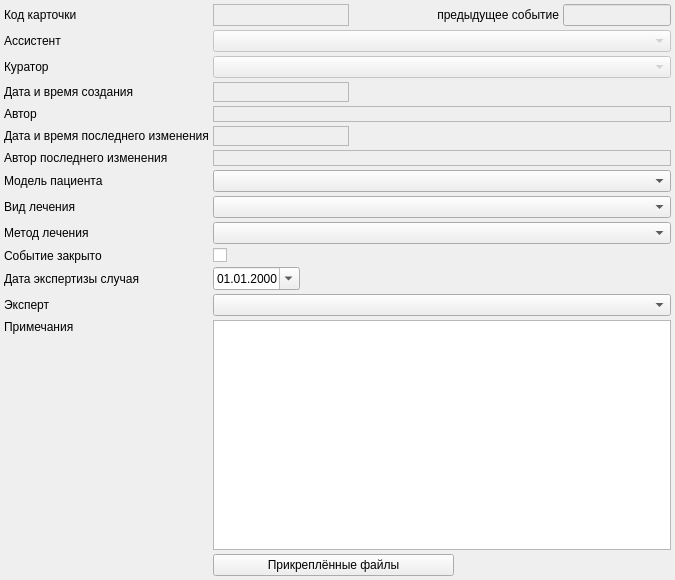
<?xml version="1.0" encoding="UTF-8"?>
<ui version="4.0">
 <class>EventVoucherNotesPageWidget</class>
 <widget class="QWidget" name="EventVoucherNotesPageWidget">
  <property name="geometry">
   <rect>
    <x>0</x>
    <y>0</y>
    <width>675</width>
    <height>580</height>
   </rect>
  </property>
  <property name="windowTitle">
   <string>Form</string>
  </property>
  <layout class="QVBoxLayout" name="verticalLayout">
   <property name="spacing">
    <number>0</number>
   </property>
   <property name="margin">
    <number>0</number>
   </property>
   <item>
    <widget class="QScrollArea" name="scrEventNotesPage">
     <property name="frameShape">
      <enum>QFrame::NoFrame</enum>
     </property>
     <property name="lineWidth">
      <number>0</number>
     </property>
     <property name="horizontalScrollBarPolicy">
      <enum>Qt::ScrollBarAsNeeded</enum>
     </property>
     <property name="widgetResizable">
      <bool>true</bool>
     </property>
     <property name="alignment">
      <set>Qt::AlignLeading|Qt::AlignLeft|Qt::AlignVCenter</set>
     </property>
     <widget class="QWidget" name="scrEventNotesPageInterior">
      <property name="geometry">
       <rect>
        <x>0</x>
        <y>0</y>
        <width>675</width>
        <height>580</height>
       </rect>
      </property>
      <property name="sizePolicy">
       <sizepolicy hsizetype="Ignored" vsizetype="Preferred">
        <horstretch>0</horstretch>
        <verstretch>0</verstretch>
       </sizepolicy>
      </property>
      <layout class="QGridLayout" name="gridLayout">
       <property name="margin">
        <number>4</number>
       </property>
       <property name="spacing">
        <number>4</number>
       </property>
       <item row="1" column="0">
        <widget class="QLabel" name="lblEventAssistantIdValue">
         <property name="text">
          <string>Ассистент</string>
         </property>
         <property name="buddy">
          <cstring>cmbEventAssistant</cstring>
         </property>
        </widget>
       </item>
       <item row="14" column="0">
        <spacer name="verticalSpacer">
         <property name="orientation">
          <enum>Qt::Vertical</enum>
         </property>
         <property name="sizeHint" stdset="0">
          <size>
           <width>20</width>
           <height>206</height>
          </size>
         </property>
        </spacer>
       </item>
       <item row="6" column="1" colspan="5">
        <widget class="QLabel" name="lblEventModifyPersonValue">
         <property name="frameShape">
          <enum>QFrame::StyledPanel</enum>
         </property>
         <property name="frameShadow">
          <enum>QFrame::Sunken</enum>
         </property>
         <property name="text">
          <string/>
         </property>
         <property name="textInteractionFlags">
          <set>Qt::LinksAccessibleByMouse|Qt::TextSelectableByMouse</set>
         </property>
        </widget>
       </item>
       <item row="3" column="1">
        <widget class="QLabel" name="lblEventCreateDateTimeValue">
         <property name="sizePolicy">
          <sizepolicy hsizetype="Preferred" vsizetype="Preferred">
           <horstretch>0</horstretch>
           <verstretch>0</verstretch>
          </sizepolicy>
         </property>
         <property name="frameShape">
          <enum>QFrame::StyledPanel</enum>
         </property>
         <property name="frameShadow">
          <enum>QFrame::Sunken</enum>
         </property>
         <property name="text">
          <string/>
         </property>
         <property name="textInteractionFlags">
          <set>Qt::LinksAccessibleByMouse|Qt::TextSelectableByMouse</set>
         </property>
        </widget>
       </item>
       <item row="0" column="0">
        <widget class="QLabel" name="lblEventId">
         <property name="text">
          <string>Код карточки</string>
         </property>
        </widget>
       </item>
       <item row="1" column="1" colspan="5">
        <widget class="CPersonComboBoxEx" name="cmbEventAssistant">
         <property name="enabled">
          <bool>false</bool>
         </property>
        </widget>
       </item>
       <item row="0" column="4" colspan="2">
        <widget class="QLineEdit" name="edtPrevEventInfo">
         <property name="enabled">
          <bool>false</bool>
         </property>
         <property name="sizePolicy">
          <sizepolicy hsizetype="Expanding" vsizetype="Fixed">
           <horstretch>0</horstretch>
           <verstretch>0</verstretch>
          </sizepolicy>
         </property>
        </widget>
       </item>
       <item row="7" column="1" colspan="5">
        <widget class="CPatientModelComboBox" name="cmbPatientModel"/>
       </item>
       <item row="10" column="1" colspan="3">
        <widget class="QCheckBox" name="chkIsClosed">
         <property name="text">
          <string/>
         </property>
        </widget>
       </item>
       <item row="8" column="0">
        <widget class="QLabel" name="lblCureType">
         <property name="text">
          <string>Вид лечения</string>
         </property>
         <property name="buddy">
          <cstring>cmbCureType</cstring>
         </property>
        </widget>
       </item>
       <item row="2" column="0">
        <widget class="QLabel" name="lblEventCuratorIdValue">
         <property name="text">
          <string>Куратор</string>
         </property>
         <property name="buddy">
          <cstring>cmbEventCurator</cstring>
         </property>
        </widget>
       </item>
       <item row="5" column="1">
        <widget class="QLabel" name="lblEventModifyDateTimeValue">
         <property name="sizePolicy">
          <sizepolicy hsizetype="Preferred" vsizetype="Preferred">
           <horstretch>0</horstretch>
           <verstretch>0</verstretch>
          </sizepolicy>
         </property>
         <property name="frameShape">
          <enum>QFrame::StyledPanel</enum>
         </property>
         <property name="frameShadow">
          <enum>QFrame::Sunken</enum>
         </property>
         <property name="text">
          <string/>
         </property>
         <property name="textInteractionFlags">
          <set>Qt::LinksAccessibleByMouse|Qt::TextSelectableByMouse</set>
         </property>
        </widget>
       </item>
       <item row="6" column="0">
        <widget class="QLabel" name="lblEventModifyPerson">
         <property name="text">
          <string>Автор последнего изменения</string>
         </property>
        </widget>
       </item>
       <item row="7" column="0">
        <widget class="QLabel" name="lblPatientModel">
         <property name="text">
          <string>Модель пациента</string>
         </property>
         <property name="buddy">
          <cstring>cmbPatientModel</cstring>
         </property>
        </widget>
       </item>
       <item row="2" column="1" colspan="5">
        <widget class="CPersonComboBoxEx" name="cmbEventCurator">
         <property name="enabled">
          <bool>false</bool>
         </property>
        </widget>
       </item>
       <item row="4" column="1" colspan="5">
        <widget class="QLabel" name="lblEventCreatePersonValue">
         <property name="frameShape">
          <enum>QFrame::StyledPanel</enum>
         </property>
         <property name="frameShadow">
          <enum>QFrame::Sunken</enum>
         </property>
         <property name="text">
          <string/>
         </property>
         <property name="textInteractionFlags">
          <set>Qt::LinksAccessibleByMouse|Qt::TextSelectableByMouse</set>
         </property>
        </widget>
       </item>
       <item row="5" column="0">
        <widget class="QLabel" name="lblEventModifyDateTime">
         <property name="text">
          <string>Дата и время последнего изменения</string>
         </property>
        </widget>
       </item>
       <item row="13" column="0">
        <widget class="QLabel" name="lblEventNote">
         <property name="sizePolicy">
          <sizepolicy hsizetype="Maximum" vsizetype="Preferred">
           <horstretch>0</horstretch>
           <verstretch>0</verstretch>
          </sizepolicy>
         </property>
         <property name="text">
          <string>Примечания</string>
         </property>
         <property name="alignment">
          <set>Qt::AlignLeading|Qt::AlignLeft|Qt::AlignVCenter</set>
         </property>
         <property name="buddy">
          <cstring>edtEventNote</cstring>
         </property>
        </widget>
       </item>
       <item row="3" column="0">
        <widget class="QLabel" name="lblEventCreateDateTime">
         <property name="text">
          <string>Дата и время создания</string>
         </property>
        </widget>
       </item>
       <item row="3" column="2" colspan="4">
        <spacer name="horizontalSpacer_2">
         <property name="orientation">
          <enum>Qt::Horizontal</enum>
         </property>
         <property name="sizeHint" stdset="0">
          <size>
           <width>40</width>
           <height>20</height>
          </size>
         </property>
        </spacer>
       </item>
       <item row="4" column="0">
        <widget class="QLabel" name="lblEventCreatePerson">
         <property name="text">
          <string>Автор</string>
         </property>
        </widget>
       </item>
       <item row="12" column="1" colspan="5">
        <widget class="CPersonComboBoxEx" name="cmbExpertPerson"/>
       </item>
       <item row="8" column="1" colspan="5">
        <widget class="CRBComboBox" name="cmbCureType"/>
       </item>
       <item row="9" column="0">
        <widget class="QLabel" name="lblCureMethod">
         <property name="text">
          <string>Метод лечения</string>
         </property>
         <property name="buddy">
          <cstring>cmbCureMethod</cstring>
         </property>
        </widget>
       </item>
       <item row="9" column="1" colspan="5">
        <widget class="CRBComboBox" name="cmbCureMethod"/>
       </item>
       <item row="10" column="0">
        <widget class="QLabel" name="lblIsClosed">
         <property name="text">
          <string>Событие закрыто</string>
         </property>
        </widget>
       </item>
       <item row="11" column="0">
        <widget class="QLabel" name="lblExpertiseDate">
         <property name="text">
          <string>Дата экспертизы случая</string>
         </property>
        </widget>
       </item>
       <item row="11" column="1">
        <widget class="CDateEdit" name="edtExpertiseDate">
         <property name="sizePolicy">
          <sizepolicy hsizetype="Maximum" vsizetype="Minimum">
           <horstretch>0</horstretch>
           <verstretch>0</verstretch>
          </sizepolicy>
         </property>
         <property name="displayFormat">
          <string>dd.MM.yyyy</string>
         </property>
         <property name="calendarPopup">
          <bool>true</bool>
         </property>
        </widget>
       </item>
       <item row="11" column="2" colspan="4">
        <spacer name="horizontalSpacer">
         <property name="orientation">
          <enum>Qt::Horizontal</enum>
         </property>
         <property name="sizeHint" stdset="0">
          <size>
           <width>40</width>
           <height>20</height>
          </size>
         </property>
        </spacer>
       </item>
       <item row="12" column="0">
        <widget class="QLabel" name="lblExpertPerson">
         <property name="text">
          <string>Эксперт</string>
         </property>
        </widget>
       </item>
       <item row="13" column="1" rowspan="2" colspan="5">
        <widget class="QTextEdit" name="edtEventNote"/>
       </item>
       <item row="15" column="1" colspan="2">
        <widget class="CAttachButton" name="btnAttachedFiles">
         <property name="text">
          <string>Прикреплённые файлы</string>
         </property>
         <property name="flat">
          <bool>false</bool>
         </property>
        </widget>
       </item>
       <item row="5" column="2" colspan="4">
        <spacer name="horizontalSpacer_3">
         <property name="orientation">
          <enum>Qt::Horizontal</enum>
         </property>
         <property name="sizeHint" stdset="0">
          <size>
           <width>40</width>
           <height>20</height>
          </size>
         </property>
        </spacer>
       </item>
       <item row="0" column="1">
        <widget class="QLabel" name="lblEventIdValue">
         <property name="sizePolicy">
          <sizepolicy hsizetype="Expanding" vsizetype="Preferred">
           <horstretch>0</horstretch>
           <verstretch>0</verstretch>
          </sizepolicy>
         </property>
         <property name="frameShape">
          <enum>QFrame::StyledPanel</enum>
         </property>
         <property name="frameShadow">
          <enum>QFrame::Sunken</enum>
         </property>
         <property name="text">
          <string/>
         </property>
         <property name="textInteractionFlags">
          <set>Qt::LinksAccessibleByMouse|Qt::TextSelectableByMouse</set>
         </property>
        </widget>
       </item>
       <item row="0" column="2" colspan="2">
        <widget class="QLabel" name="lblPrevEvent">
         <property name="sizePolicy">
          <sizepolicy hsizetype="Ignored" vsizetype="Preferred">
           <horstretch>1</horstretch>
           <verstretch>0</verstretch>
          </sizepolicy>
         </property>
         <property name="text">
          <string>предыдущее событие</string>
         </property>
         <property name="alignment">
          <set>Qt::AlignRight|Qt::AlignTrailing|Qt::AlignVCenter</set>
         </property>
        </widget>
       </item>
      </layout>
     </widget>
    </widget>
   </item>
  </layout>
 </widget>
 <customwidgets>
  <customwidget>
   <class>CRBComboBox</class>
   <extends>QComboBox</extends>
   <header>library/crbcombobox.h</header>
  </customwidget>
  <customwidget>
   <class>CDateEdit</class>
   <extends>QDateEdit</extends>
   <header>library/DateEdit</header>
  </customwidget>
  <customwidget>
   <class>CAttachButton</class>
   <extends>QPushButton</extends>
   <header>library/Attach/AttachButton.h</header>
  </customwidget>
  <customwidget>
   <class>CPersonComboBoxEx</class>
   <extends>QComboBox</extends>
   <header>Orgs/PersonComboBoxEx.h</header>
  </customwidget>
  <customwidget>
   <class>CPatientModelComboBox</class>
   <extends>QComboBox</extends>
   <header>Events/widgets/PatientModelComboBox.h</header>
  </customwidget>
 </customwidgets>
 <tabstops>
  <tabstop>edtPrevEventInfo</tabstop>
  <tabstop>cmbEventAssistant</tabstop>
  <tabstop>cmbEventCurator</tabstop>
  <tabstop>cmbPatientModel</tabstop>
  <tabstop>cmbCureType</tabstop>
  <tabstop>cmbCureMethod</tabstop>
  <tabstop>chkIsClosed</tabstop>
  <tabstop>edtExpertiseDate</tabstop>
  <tabstop>cmbExpertPerson</tabstop>
  <tabstop>edtEventNote</tabstop>
  <tabstop>btnAttachedFiles</tabstop>
  <tabstop>scrEventNotesPage</tabstop>
 </tabstops>
 <resources/>
 <connections/>
</ui>
